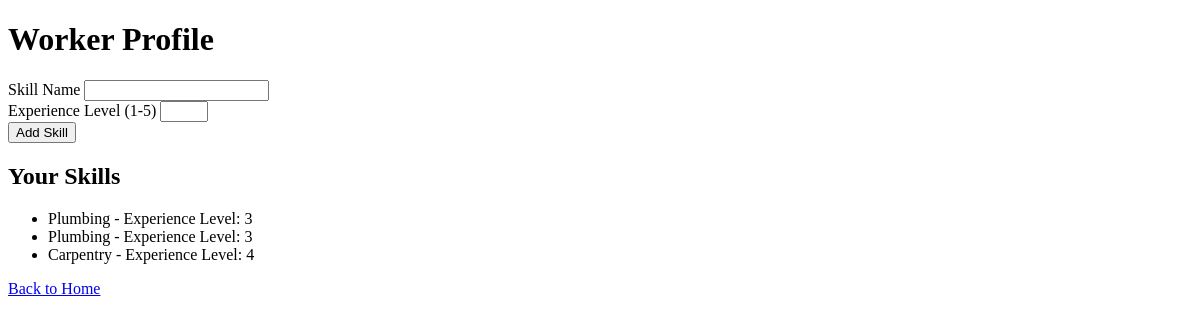
/worker, run on an earlier commit of the app's database.
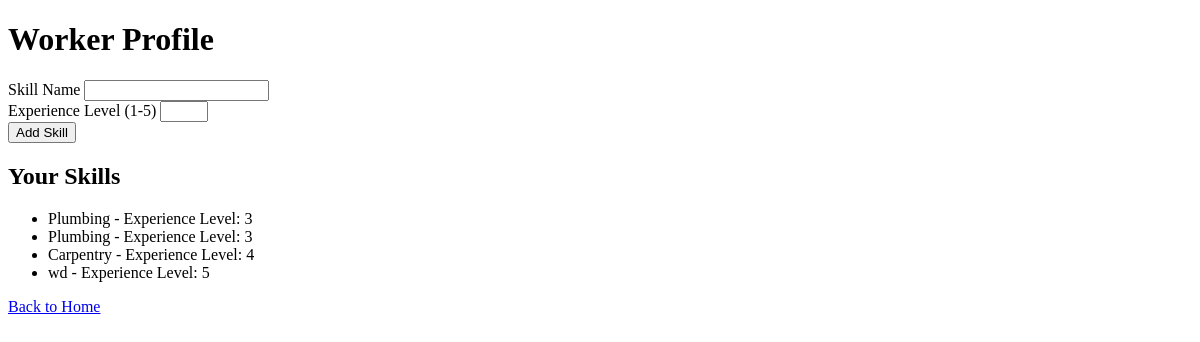
And on a later commit of the database.
### app/models/skill.py (models this page shows, shortened)
class Skill(db.Model):
    id = db.Column(db.Integer, primary_key=True)
    skill_name = db.Column(db.String(100), nullable=False)
    experience_level = db.Column(db.Integer, nullable=False)
    worker_id = db.Column(db.Integer, db.ForeignKey('workers.id'))
    worker = db.relationship('Worker', back_populates='skills')

### app/routes/worker_routes.py (the view)
@worker_bp.route('/worker', methods=['GET', 'POST'])
def worker_page():
    form = WorkerSkillForm()
    if form.validate_on_submit():
        new_skill = Skill(
            skill_name=form.skill_name.data,
            experience_level=form.experience_level.data,
            worker_id=1 # Later, replace with the workers actual ID from the authentication system
        )
        db.session.add(new_skill)
        db.session.commit()
        flash('Skill successfully added!', 'success')
        return redirect(url_for('worker.worker_page'))
    else:
        print(form.errors)
    worker_skills = Skill.query.filter_by(worker_id=1).all() # Later, replace with the workers actual ID from the authentication system
    return render_template('worker_profile.html', form=form, skills=worker_skills)

### app/forms.py
class WorkerSkillForm(FlaskForm):
    skill_name = StringField('Skill Name', validators=[DataRequired()])
    experience_level = IntegerField('Experience Level (1-5)', validators=[DataRequired(), NumberRange(min=1, max=5)])
    submit = SubmitField('Add Skill')

### app/templates/worker_profile.html (shortened to what this page needs)
<!DOCTYPE html>
<html lang="en">
<head>
</head>
<body>
    <h1>
        Worker Profile
    </h1>
    <form method="POST" action="">
        <div>
            {{ form.skill_name.label }}
            {{ form.skill_name() }}
        </div>
        <div>
            {{ form.experience_level.label }}
            {{ form.experience_level() }}
        </div>
        <div>
            {{ form.submit() }}
        </div>
    </form>
    <h2>
        Your Skills
    </h2>
    <ul>
        {% for skill in skills %}
        <li>
            {{ skill.skill_name }} - Experience Level: {{ skill.experience_level }}
        </li>
        {% endfor %}
    </ul>
    <a href="{{ url_for('home.home') }}">Back to Home</a>
</body>
</html>

What changed in the data, as far as the page shows it:
added Skill: skill_name "wd", experience_level "5"
